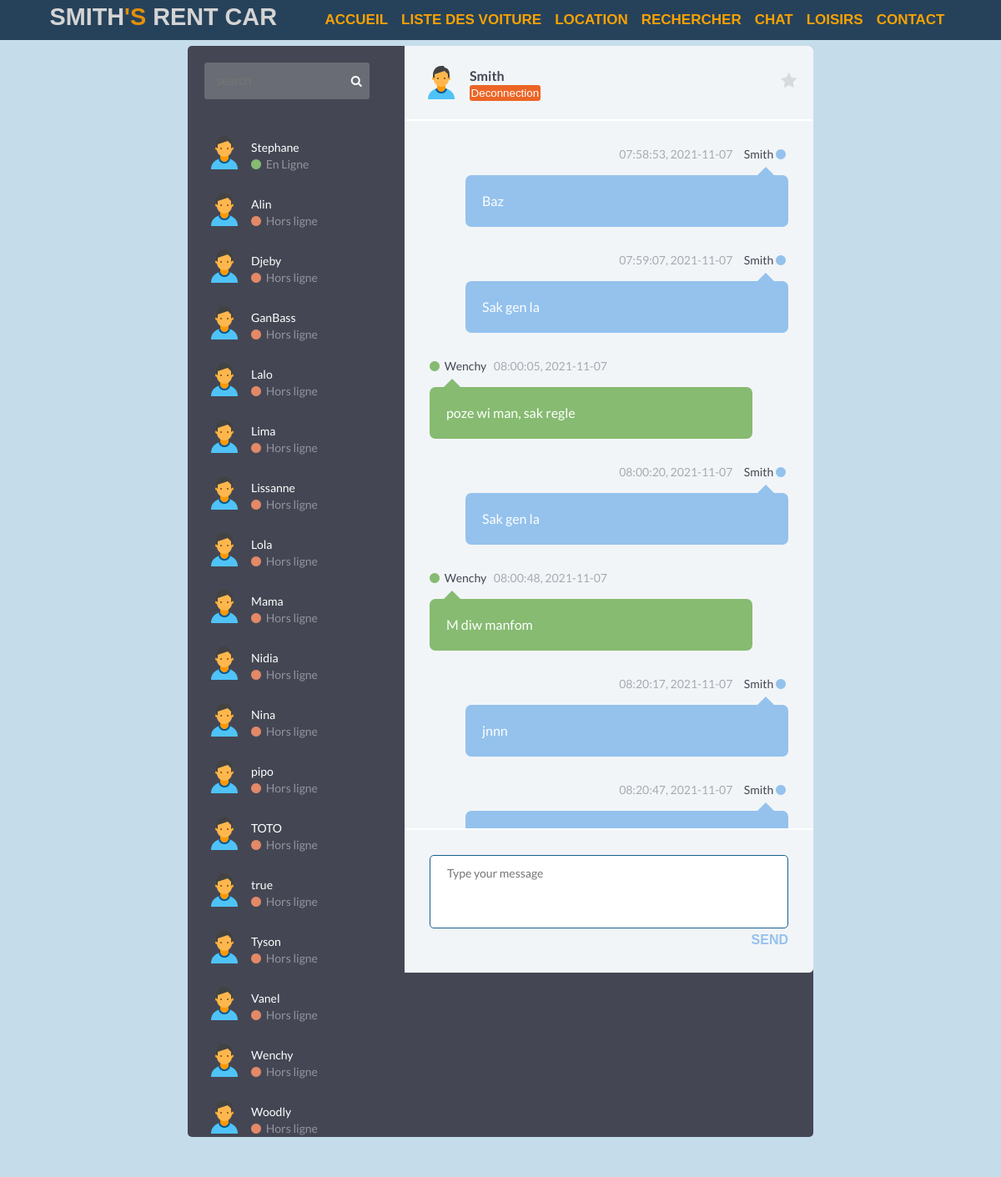
/pages/chat.php (signed in), run on the app's committed database.
### tables this page shows
CREATE TABLE `utilisateurs` (
  `id_utilisateur` int(11) NOT NULL,
  `pseudo` varchar(255) NOT NULL,
  `statut` tinyint(1) NOT NULL,
  `password` varchar(255) NOT NULL
);

CREATE TABLE `message` (
  `id` int(11) NOT NULL,
  `id_utilisateurs` int(11) NOT NULL,
  `message` text NOT NULL,
  `dateDenvoi` date NOT NULL,
  `heureDenvoi` time NOT NULL
);

### autoLoad/autoLoader.php (called while the page is built, shortened)
<?php
    function myAutoloader($className){
        $paths = [
            "./classes/",
            "../classes/",
            "../../classes/"
        ];
        $dirs = [
            'db/',
            'clients/',
            'locations/',
            'mini-chat/',
            'utilisateurs/',
            'voiture/'
        ];
        $extension = '.class.php';
        foreach ($paths as $path) {
            foreach ($dirs as $dir) {
                $fullpath = $path . $dir . $className . $extension;
            }
        }
    }
?>

### classes/db/Connection.class.php (called while the page is built, shortened)
<?php
class Connection
{
    private $host = NULL;
    private $dbname = NULL;
    private $userName = NULL;
    private $password = NULL;
    function __construct()
    {
        $this->host = 'localhost';
        $this->dbname = 'smithrentacar';
        $this->userName = 'root';
        $this->host = '';
    }
    function getConnection(){
        $dsn = ("mysql:host=".$this->host . ";dbname=" .$this->dbname . ";charset=utf8");
        try {
            $this->pdo = new PDO($dsn, $this->userName, $this->password);
            $this->pdo->setAttribute(PDO::ATTR_ERRMODE, PDO::ERRMODE_EXCEPTION);
            $this->pdo->setAttribute(PDO::ATTR_DEFAULT_FETCH_MODE, PDO::FETCH_OBJ);
            return $this->pdo;
        } catch (PDOException $e) {
            die('Error : ' . $e->getMessage());
        }
    }
}

### classes/utilisateurs/ModelUtilisateurs.class.php (called while the page is built, shortened)
<?php
class ModelUtilisateurs extends Connection
{
    protected function getAllUtilisateurs()
    {
        $sql = "SELECT id_utilisateur, pseudo, statut FROM utilisateurs ORDER BY statut DESC, pseudo";
        $stm = $this->getConnection()->prepare($sql);
        $stm->execute();
        return $stm->fetchAll();
    }
}

### classes/utilisateurs/VueUtilisateurs.class.php (called while the page is built, shortened)
<?php
    class VueUtilisateurs extends ModelUtilisateurs{
        public function getAllUtilisateur(){
            return $this->getAllUtilisateurs();
        }
    }
?>

### classes/mini-chat/ModelMiniChat.class.php (called while the page is built, shortened)
<?php
class ModelMiniChat extends Connection
{
    protected function getAlleMessage()
    {
        $sql = "SELECT  `message`.`id_utilisateurs`, `utilisateurs`.`pseudo`, `message`.`message`, `message`.   `dateDenvoi`, `message`.`heureDenvoi`
        FROM `message`
            INNER JOIN `utilisateurs`
            ON `utilisateurs`.`id_utilisateur` = `message`.`id_utilisateurs`
        ORDER BY `message`.`dateDenvoi`, `message`.`heureDenvoi` ASC; ";
        $stm = $this->getConnection()->prepare($sql);
        $stm->execute([]);
        return $stm->fetchAll();
    }
}

### classes/mini-chat/VueMiniChat.class.php (called while the page is built, shortened)
<?php
    class VueMiniChat extends ModelMiniChat{
        public function alleMessage(){
            return $this->getAlleMessage();
        }
    }
?>

### pages/chat.php (the view, shortened to what this page needs)
<?php
include('../autoLoad/autoLoader.php');
$vueUtilisateur = new VueUtilisateurs();
$vueChat = new VueMiniChat();
$users = $vueUtilisateur->getAllUtilisateur();
?>
<!DOCTYPE html>
<html lang="en">
<head>
    <link rel="stylesheet" href="../assets/css/styleChat.css">
    <link rel="stylesheet" href="../assets/css/style1.css">
    <link rel="stylesheet" href="../assets/font-awesome-4.7.0/css/font-awesome.min.css">
</head>
<body>
    <div class="topnav" id="myTopnav">
        <h1 class="logo">SMITH<span class="s">'S</span> RENT CAR</h1>
        <div class="g">
            <a class="" id="active" href="../index.php"> Accueil </a>
            <a class="linkOfM" href="./listeDesVoitures.php">Liste Des Voiture</a>
            <a class="linkOfM" href="./locationVoiture.php">Location</a>
            <a class="linkOfM" href="./rechercherVoiture.php">Rechercher</a>
            <a class="linkOfM" href="./chat.php">Chat</a>
            <a class="linkOfM" href="">Loisirs</a>
            <a class="linkOfM" href="./contact.php">Contact</a>
        </div>
    </div>
    <div class="container clearfix">
        <div class="people-list" id="people-list">
            <div class="search">
                <form action="./chat.php" method="post">
                    <input type="text" placeholder="search" />
                    <i class="fa fa-search"></i>
                </form>
            </div>
            <ul class="list">
                <?php
                foreach ($users as $user) {
                    if ($user->id_utilisateur != $_SESSION['utilisateurs']->id_utilisateur) {
                        if ($user->statut == 1) {
                ?>
                            <li class="clearfix">
                                <img src="../assets/img/icons8-user-48.png" alt="avatar" />
                                <div class="about">
                                    <div class="name"><?= $user->pseudo ?></div>
                                    <div class="status">
                                        <i class="fa fa-circle online"></i> En Ligne
                                    </div>
                                </div>
                            </li>
                        <?php
                        } else {
                        ?>
                            <li class="clearfix">
                                <img src="../assets/img/icons8-user-48.png" alt="avatar" />
                                <div class="about">
                                    <div class="name"><?= $user->pseudo ?></div>
                                    <div class="status">
                                        <i class="fa fa-circle offline"></i> Hors ligne
                                    </div>
                                </div>
                            </li>
                <?php
                        }
                    }
                }
                ?>
            </ul>
        </div>
        <div class="chat">
            <div class="chat-header clearfix">
                <img src="../assets/img/icons8-user-48.png" alt="avatar" />
                <div class="chat-about">
                    <form action="./chat.php" method="POST">
                        <div class="disconnect-div">
                            <div class="chat-with">
                                <?= $_SESSION['utilisateurs']->pseudo ?>
                            </div>
                            <input class="disconnect" type="submit" name="logout" value="Deconnection">
                        </div>
                    </form>
                </div>
                <i class="fa fa-star"></i>
            </div>
            <div class="chat-history">
                <ul>
                    <?php
                    $allMessages = $vueChat->alleMessage();
                    foreach ($allMessages as $message) {
                        if ($message->id_utilisateurs == $_SESSION['utilisateurs']->id_utilisateur) {
                    ?>
                            <li class="clearfix">
                                <div class="message-data align-right">
                                    <span class="message-data-time"><?= $message->heureDenvoi ?>, <?= $message->dateDenvoi ?></span> &nbsp; &nbsp;
                                    <span class="message-data-name"><?= $message->pseudo ?></span> <i class="fa fa-circle me"></i>
                                </div>
                                <div class="message other-message float-right">
                                    <?= $message->message ?>
                                </div>
                            </li>
                        <?php
                        } else {
                        ?>
                            <li>
                                <div class="message-data">
                                    <span class="message-data-name"><i class="fa fa-circle online"></i> <?= $message->pseudo ?></span>
                                    <span class="message-data-time"><?= $message->heureDenvoi ?>, <?= $message->dateDenvoi ?></span>
                                </div>
                                <div class="message my-message">
                                    <?= $message->message ?>
                                </div>
                            </li>
                    <?php
                        }
                    } ?>
                </ul>
            </div>
            <div class="chat-message clearfix">
                <form action="./chat.php" method="post">
                    <textarea name="message" id="message-to-send" placeholder="Type your message" rows="3"></textarea>
                    <button type="submit" name="send">Send</button>
                </form>
            </div>
        </div>
    </div>
</body>
</html>

### assets/css/styleChat.css (style rules this page uses)
*, *:before, *:after { list-style: none; }
body { background: #C5DDEB; font: 14px/20px "Lato", Arial, sans-serif; padding: 55px 0; color: white; }
.container { margin: 0 auto; width: 750px; background: #444753; border-radius: 5px; }
.people-list { width: 260px; float: left; }
.people-list .search { padding: 20px; }
.people-list input { border-radius: 3px; border: none; padding: 14px; color: white; background: #6A6C75; width: 90%; font-size: 14px; }
.people-list .fa-search { position: relative; left: -25px; }
.people-list ul { padding: 20px; height: 770px; }
.people-list ul li { padding-bottom: 20px; }
.people-list img { float: left; }
.people-list .about { float: left; margin-top: 8px; }
.people-list .about { padding-left: 8px; }
.people-list .status { color: #92959E; }
.chat { width: 490px; float: left; background: #F2F5F8; border-top-right-radius: 5px; border-bottom-right-radius: 5px; color: #434651; }
.chat .chat-header { padding: 20px; border-bottom: 2px solid white; }
.chat .chat-header img { float: left; }
.chat .chat-header .chat-about { float: left; padding-left: 10px; margin-top: 6px; }
.chat .chat-header .chat-with { font-weight: bold; font-size: 16px; }
.chat .chat-header .fa-star { float: right; color: #D8DADF; font-size: 20px; margin-top: 12px; }
.chat .chat-history { padding: 30px 30px 20px; border-bottom: 2px solid white; overflow-y: scroll; height: 850px; }
.chat .chat-history .message-data { margin-bottom: 15px; }
.disconnect { border: none; outline: none; background: rgb(236, 101, 38); color: white; padding: .1rem; border-radius: .2rem; }
.chat .chat-history .message-data-time { color: #a8aab1; padding-left: 6px; }
.chat .chat-history .message { color: white; padding: 18px 20px; line-height: 26px; font-size: 16px; border-radius: 7px; margin-bottom: 30px; width: 90%; position: relative; }
.chat .chat-history .message:after { bottom: 100%; left: 7%; border: solid transparent; content: " "; height: 0; width: 0; position: absolute; pointer-events: none; border-bottom-color: #86BB71; border-width: 10px; margin-left: -10px; }
.chat .chat-history .my-message { background: #86BB71; }
.chat .chat-history .other-message { background: #94C2ED; }
.chat .chat-history .other-message:after { border-bottom-color: #94C2ED; left: 93%; }
.chat .chat-message { padding: 30px; }
.chat .chat-message textarea { width: 100%; border: #13618f solid 1px; outline: none; padding: 10px 20px; font: 14px/22px "Lato", Arial, sans-serif; border-radius: 5px; resize: none; }
.chat .chat-message button { float: right; color: #94C2ED; font-size: 16px; text-transform: uppercase; border: none; cursor: pointer; font-weight: bold; background: #F2F5F8; }
.online, .offline, .me { margin-right: 3px; font-size: 10px; }
.online { color: #86BB71; }
.offline { color: #E38968; }
.me { color: #94C2ED; }
.align-right { text-align: right; }
.float-right { float: right; }
.clearfix:after { visibility: hidden; display: block; font-size: 0; content: " "; clear: both; height: 0; }

### assets/css/style1.css (style rules this page uses)
* { margin: 0; padding: 0; box-sizing: border-box; list-style-type: none; text-decoration: none; }
.linkOfM { margin-left: 30px; font-size: 1.2rem; color: rgb(212, 212, 212); font-weight: 500; text-transform: uppercase; padding: 0; margin: 0; }
#active { text-decoration: none; font-size: 17px; text-transform: uppercase; font-weight: 600; border-radius: 5px; }
.s { color: rgb(228, 144, 8); }
.logo { font-size: 1.8rem; color: rgb(212, 212, 212); }
.topnav { font-family: 'Poppins', sans-serif; z-index: 10000; position: fixed; width: 100%; top: 0; left: 0; background: rgba(21, 50, 77, 0.904); overflow: hidden; display: flex; justify-content: space-evenly; padding: 10px; }
.topnav div a { float: left; display: block; color: rgb(250, 162, 0); text-align: center; padding: 4px 8px; font-weight: 600; text-decoration: none; font-size: 17px; border-radius: 5px; }

### data on the page
utilisateurs: pseudo "Stephane"
utilisateurs: pseudo "Alin"
utilisateurs: pseudo "Djeby"
utilisateurs: pseudo "GanBass"
utilisateurs: pseudo "Lalo"
utilisateurs: pseudo "Lima"
utilisateurs: pseudo "Lissanne"
utilisateurs: pseudo "Lola"
utilisateurs: pseudo "Mama"
utilisateurs: pseudo "Nidia"
utilisateurs: pseudo "Nina"
utilisateurs: pseudo "pipo"
utilisateurs: pseudo "TOTO"
utilisateurs: pseudo "true"
utilisateurs: pseudo "Tyson"
utilisateurs: pseudo "Vanel"
utilisateurs: pseudo "Wenchy"
utilisateurs: pseudo "Woodly"
message: heureDenvoi "07:58:53", dateDenvoi "2021-11-07", id_utilisateurs.pseudo "Smith", message "Baz"
message: heureDenvoi "07:59:07", dateDenvoi "2021-11-07", id_utilisateurs.pseudo "Smith", message "Sak gen la"
message: id_utilisateurs.pseudo "Wenchy", heureDenvoi "08:00:05", dateDenvoi "2021-11-07", message "poze wi man, sak regle"
message: heureDenvoi "08:00:20", dateDenvoi "2021-11-07", id_utilisateurs.pseudo "Smith", message "Sak gen la"
message: id_utilisateurs.pseudo "Wenchy", heureDenvoi "08:00:48", dateDenvoi "2021-11-07", message "M diw manfom"
message: heureDenvoi "08:20:17", dateDenvoi "2021-11-07", id_utilisateurs.pseudo "Smith", message "jnnn"
message: heureDenvoi "08:20:47", dateDenvoi "2021-11-07", id_utilisateurs.pseudo "Smith"

### other printed values
$_SESSION['utilisateurs']->pseudo "Smith"
